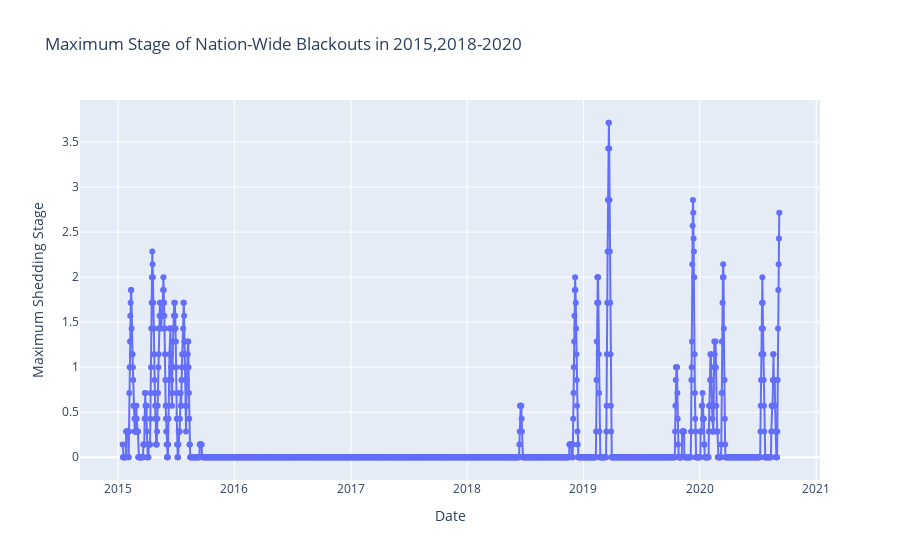

Here is the notebook cell this chart was saved with:
### Code cell
fig=go.Figure()
fig.update_layout(title="Maximum Stage of Nation-Wide Blackouts in 2015,2018-2020",
                 xaxis_title="Date",yaxis_title="Maximum Shedding Stage",legend=dict(x=0,y=1,traceorder="normal"))
fig.add_trace(go.Scatter(x=datelist["date"],
                         y=datelist["stage"].rolling(window=7).mean(),
                    mode='lines+markers',
                    name='Confirmed Cases'))


fig.show()

### Figure 1 — Plotly figure (JSON) as saved in the notebook; plotly's stock layout.template omitted (floating-point values rounded to 4 significant figures; data arrays with more than 128 entries replaced by an {"elided": "..."} marker saying what was removed)
{"data": [{"mode": "lines+markers", "name": "Confirmed Cases", "type": "scatter", "x": {"elided": "2069 str values"}, "y": {"elided": "2069 float values"}}], "layout": {"legend": {"traceorder": "normal", "x": 0, "y": 1}, "title": {"text": "Maximum Stage of Nation-Wide Blackouts in 2015,2018-2020"}, "xaxis": {"title": {"text": "Date"}}, "yaxis": {"title": {"text": "Maximum Shedding Stage"}}}}
